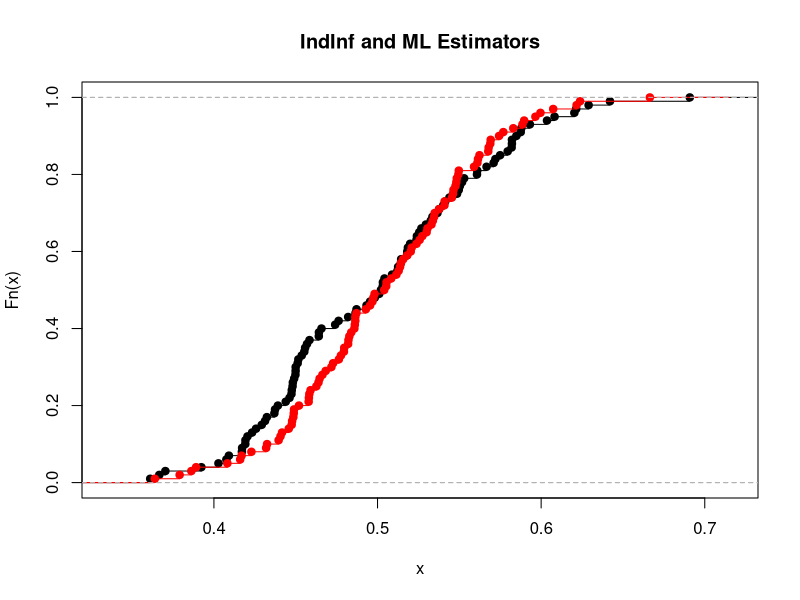

Generate this figure with R: (Note: this script raises an error after producing the figure.)
# A simple example of indirect inference estimation
# Estimate a MA(1) model with auxiliary model AR(3)
# Comparison of the distribution of betahat_ML and betahat_II


# Function to compute indirect inference estimator of MA(1) with AR(3) as auxiliary model
MA1_indirect <- function(truedata,H,W,start_val,seed_nr){
  # Estimate parameters theta from auxiliary model AR(3) for true data
  theta_hat <- coefficients(arima(truedata,order=c(3,0,0),include.mean=F,method="ML"))
  
  dist_fct <- function(betta) {
    set.seed(seed_nr)
    theta_hatsim <- matrix(NA,3,H)
    for(h in 1:H) {
      simdata <- filter(rnorm(TT+1),filter=c(1,betta),method="c")[-(TT+1)] # simulate new data from MA(1) model
      theta_hatsim[,h] <- coefficients(arima(simdata,order=c(3,0,0),include.mean=F),method="ML") #estimate auxiliary model
    }
    theta_tilde <- rowMeans(theta_hatsim)
    Q <- t(theta_hat - theta_tilde) %*% W %*% (theta_hat - theta_tilde)
    return(Q)
  }
  
  # Compute indirect inference estimate
  beta_II <- optimize(dist_fct,interval=start_val)$minimum
  return(beta_II)
}

# True data
TT <- 250
beta_true <- 0.5
truedata <- filter(rnorm(TT+1),filter=c(1,beta_true),method="c")[-(TT+1)]

# Compute indirect inferece estimate of MA(1) with AR(3) as auxiliary model
MA1_indirect(truedata=truedata,H=100,W=diag(3),start_val = c(0,0.8),seed_nr = as.integer(runif(1)*2e7))
# For comparison: Compute ML estimate of MA(1)
coefficients(arima(truedata,order=c(0,0,1),include.mean=FALSE),method="ML")

# Get distribution of indirect inference estimator
R <- 100
Z <- matrix(NA,R,2)
fb <- txtProgressBar(min=0, max=R, style=3)
for(i in 1:R) {
  # True data sample
  truedata <- filter(rnorm(TT+1),filter=c(1,beta_true),method="c")[-(TT+1)]
  # Compute indirect inferece estimate of MA(1) with AR(3) as auxiliary model
  Z[i,1] <- MA1_indirect(truedata=truedata,H=10,W=diag(3),start_val = c(0,0.8),seed_nr = as.integer(runif(1)*2e7))
  # For comparison: Compute ML estimate of MA(1)
  Z[i,2] <- coefficients(arima(truedata,order=c(0,0,1),include.mean=FALSE),method="ML")
  
  setTxtProgressBar(fb,i)
}
close(fb)


# Compare distributions
print(apply(Z,2,mean))
print(apply(Z,2,sd))
plot(ecdf(Z[,1]),main="IndInf and ML Estimators")
lines(ecdf(Z[,2]),col="red")
legend(locator(1),c("IndInf","ML"),fill=c("black","red"))
library(MASS)
par(mfrow=c(1,2))
truehist(Z[,1],main="IndInf")
truehist(Z[,2],main="ML")

